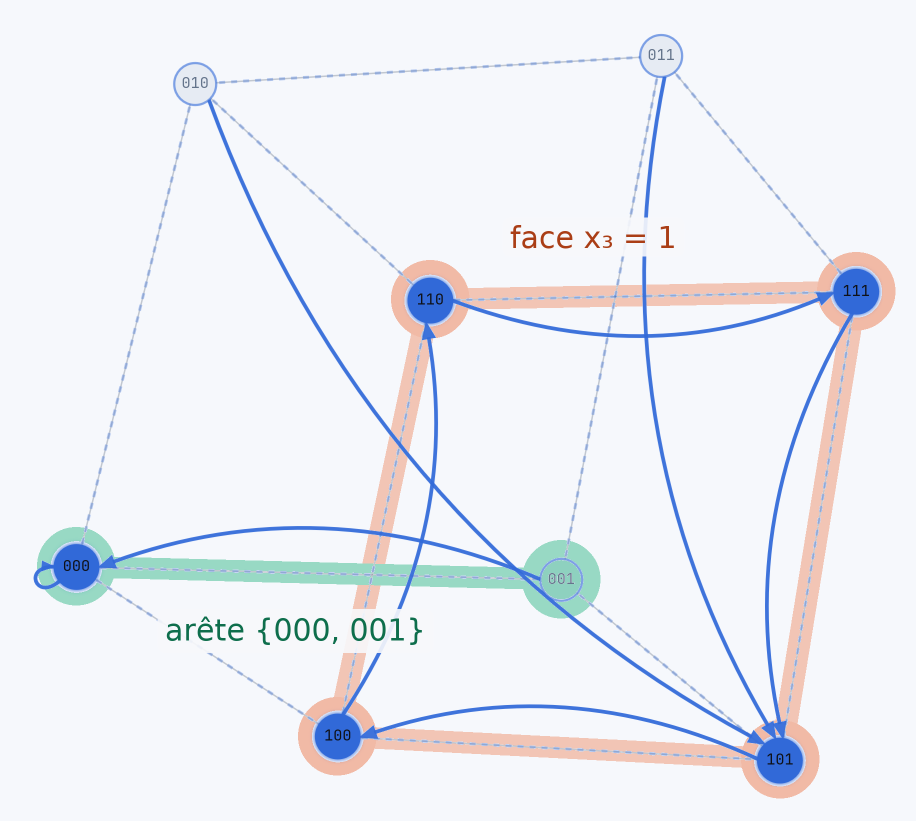
#> input picture Redaction/figures/3d_P4_PSBN_undercontrol_taggedtree_hypercube.png, 1832 x 1641 px, found by its file name (shown at 1/2 size)
$ python annoter_figures.py
#> lines starting #> are read from the running program, lines starting #| are printed output that depends on the picture; after the words box and inside, x2 and y2 are one past the last pixel; in counts of white or black regions, pixels touching at a corner belong together
#!/usr/bin/env python3
"""Annotations des figures P4, OL2a et OL2b (Redaction/figures/).

Les zones sont dessinées derrière le graphe : on teinte l'image, puis on recolle par-dessus les
pixels qui ne sont pas du fond, si bien que nœuds, arêtes et points restent intacts. Les
originaux non annotés sont gardés dans figures/non_annotees/ ; le script repart toujours d'eux.

Usage : python3 Redaction/passe_unifiee/annoter_figures.py
"""
import shutil
from pathlib import Path

from PIL import Image, ImageChops, ImageDraw, ImageFont

FIG = Path(__file__).resolve().parents[1] / "figures"
ORIG = FIG / "non_annotees"
POLICE = "/usr/share/fonts/truetype/dejavu/DejaVuSans.ttf"
ORANGE, VERT = (235, 104, 52), (27, 175, 122)
ORANGE_TEXTE, VERT_TEXTE = (170, 62, 22), (14, 110, 76)   # plus foncés, lisibles en texte


def original(nom):
    """Copie l'original la première fois, puis repart toujours de lui."""
    ORIG.mkdir(exist_ok=True)
    if not (ORIG / nom).exists():
        shutil.copy2(FIG / nom, ORIG / nom)
    return Image.open(ORIG / nom).convert("RGB")


def derriere(im, calque):
    """Compose le calque (RGBA) sous le dessin : le fond est teinté, le reste recollé."""
    fond = Image.new("RGB", im.size, im.getpixel((0, 0)))
    masque = ImageChops.difference(im, fond).convert("L").point(lambda v: 255 if v > 18 else 0)
    teinte = Image.alpha_composite(im.convert("RGBA"), calque).convert("RGB")
    teinte.paste(im, mask=masque)
    return teinte


def etiquette(d, xy, texte, couleur, taille, fond=(247, 248, 251)):
    """Texte posé sur un cartouche du fond de la figure, lisible par-dessus les arcs."""
    police = ImageFont.truetype(POLICE, taille)
    x0, y0, x1, y1 = d.textbbox(xy, texte, font=police)
    m = taille // 4
    d.rounded_rectangle([x0 - m, y0 - m, x1 + m, y1 + m], radius=m, fill=fond + (230,))
    d.text(xy, texte, font=police, fill=couleur + (255,))


def p4():
    nom = "3d_P4_PSBN_undercontrol_taggedtree_hypercube.png"
    im = original(nom)
#> in original, returned value is the input picture: PIL image 1832x1641 RGB; mean R, G, B 236.5, 239.1, 245
    # centres des sommets (pixels de l'image rognée, relevés sur la figure) ; rayon d'un sommet ~46
    s = {"000": (152, 1132), "001": (1122, 1158), "100": (674, 1472), "101": (1560, 1518),
         "110": (860, 598), "111": (1712, 582)}
    calque = Image.new("RGBA", im.size, (0, 0, 0, 0))
#> calque: PIL image 1832x1641 RGBA; every value is 0
    d = ImageDraw.Draw(calque)
    # Pas d'aplat : en projection, 001 tombe dans le quadrilatère de la face x3 = 1. On souligne
    # donc les arêtes du sous-cube et l'on cercle ses sommets.
    for a, b in [("100", "110"), ("110", "111"), ("111", "101"), ("101", "100")]:
        d.line([s[a], s[b]], fill=ORANGE + (90,), width=44)
    d.line([s["000"], s["001"]], fill=VERT + (110,), width=44)
    for sommets, c in [(("100", "110", "111", "101"), ORANGE), (("000", "001"), VERT)]:
        for k in sommets:
            x, y = s[k]
            d.ellipse([x - 78, y - 78, x + 78, y + 78], fill=c + (110,))
    im = derriere(im, calque)
#> in derriere, `fond = Image.new("RGB", im.size, im.getpixel((0, 0)))`:
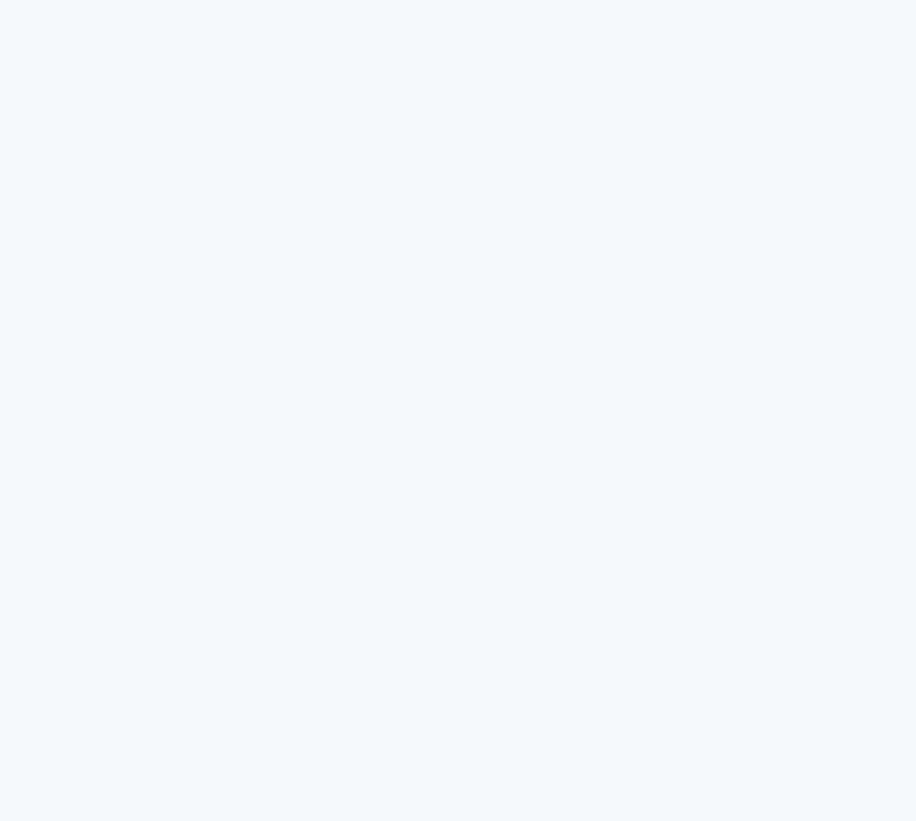
#> fond: PIL image 1832x1641 RGB (shown at 1/2 size); mean R, G, B 246, 248, 252
#> in derriere, `masque = ImageChops.difference(im, fond).convert("L").point(lambda v: ..`:
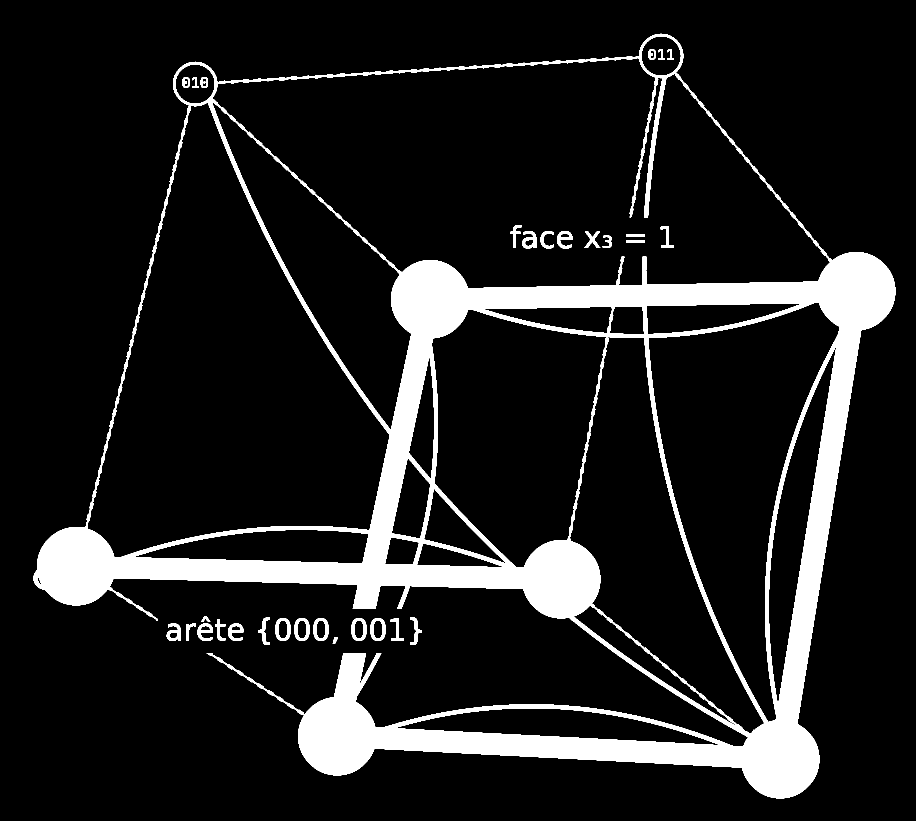
#> masque: PIL image 1832x1641 L (shown at 1/2 size); 12% white; 34 white regions (3 under 20 px), largest, box (x1, y1, x2, y2) and area: (67, 67, 1791, 1597) 349450, (703, 1236, 734, 1282) 675, (551, 1236, 582, 1282) 672
#> in derriere, `teinte = Image.alpha_composite(im.convert("RGBA"), calque).convert("RG..`:
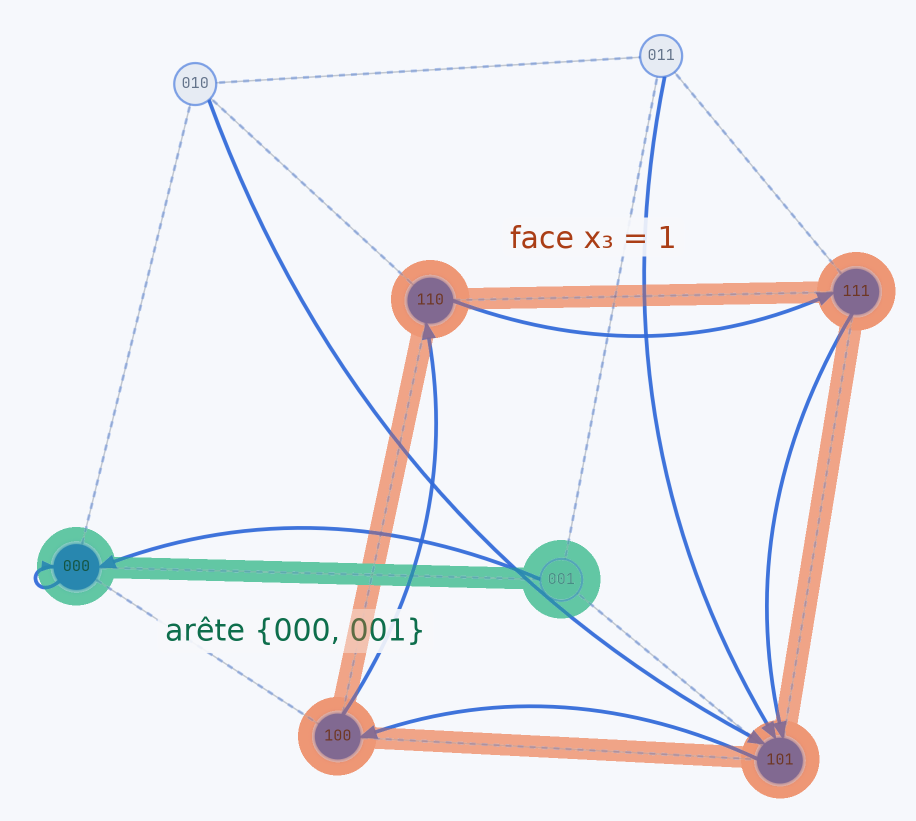
#> teinte: PIL image 1832x1641 RGB (shown at 1/2 size); mean R, G, B 236.2, 236.9, 240.6
    d = ImageDraw.Draw(im, "RGBA")
    etiquette(d, (1020, 440), "face x₃ = 1", ORANGE_TEXTE, 60)
    etiquette(d, (330, 1225), "arête {000, 001}", VERT_TEXTE, 60)
    im.save(FIG / nom)
    print("P4 annotée :", nom)


# --- Nuages de sbn_scatter (export ×3) : pad = 52 px d'écran, vue initiale = étendue des données.
ENCRE = (60, 60, 60)
CSV3 = Path(__file__).resolve().parent / "sortie" / "csv" / "3d_PSBN_undercontrol_taggedtree_output.csv.gz"


def dynamiques_plus_fines():
    """Une ligne par dynamique, avec son vecteur le plus fin et la dimension de sa plus grande
    hyper-face non décomposable (position du premier coefficient non nul)."""
    import pandas as pd
    t = pd.read_csv(CSV3, dtype={f"f_{j}": str for j in (1, 2, 3)})
    v = ["v_3", "v_2", "v_1", "v_0"]
    t["somme"] = t[v].sum(axis=1)
    t["vec"] = t[v].astype(str).agg(",".join, axis=1)
    fin = t.sort_values(["somme", "vec"], ascending=False).drop_duplicates(["f_1", "f_2", "f_3"])
    fin["dim"] = fin[v].apply(lambda r: 3 - next(i for i, x in enumerate(r) if x > 0), axis=1)
    return fin, t


# [65 lines left out: functions vers_pixels, enveloppe, couleurs_vecteurs, legende, not called in this run]


def ol2a():
    nom = "3d_OL2a_PSBN_undercontrol_taggedtree.png"
    im = original(nom)
#> call 2 of original, with nom = '3d_OL2a_PSBN_undercontrol_taggedtree.png'
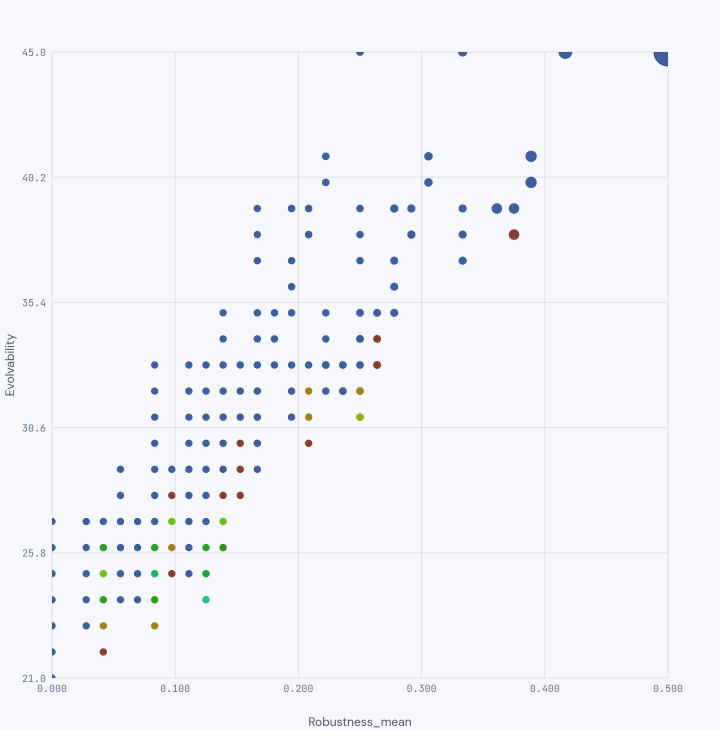
#> input picture Redaction/figures/non_annotees/3d_OL2a_PSBN_undercontrol_taggedtree.png, 2160 x 2190 px (shown at 1/3 size)
    fin, t = dynamiques_plus_fines()
    X, Y = vers_pixels(im, t.Robustness_mean.min(), t.Robustness_mean.max(), t.Evolvability.min(), t.Evolvability.max())
    couleurs = couleurs_vecteurs(im, t, X, Y, "Robustness_mean", "Evolvability")
    dec = fin[fin.dim < 3]
    rmax, emax = dec.Robustness_mean.max(), dec.Evolvability.max()
    d = ImageDraw.Draw(im, "RGBA")
    # rectangle pointillé : toutes les dynamiques décomposables sont dans [0, rmax] x [21, emax]
    coins = [(X(0), Y(emax)), (X(rmax), Y(emax)), (X(rmax), Y(t.Evolvability.min()))]
    for (xa, ya), (xb, yb) in zip(coins, coins[1:]):
        n = int(max(abs(xb - xa), abs(yb - ya)) // 40)
        for k in range(n):
            u0, u1 = k / n, min((k + 0.55) / n, 1)
            d.line([(xa + (xb - xa) * u0, ya + (yb - ya) * u0), (xa + (xb - xa) * u1, ya + (yb - ya) * u1)],
                   fill=ENCRE + (210,), width=6)
    texte = f"les {len(dec)} dynamiques décomposables : robustesse ≤ {rmax:.3f}, évolutivité ≤ {emax:g}"
    etiquette(d, (X(0.005), Y(emax) - 70), texte.replace("0.", "0,"), ENCRE, 38)
    im = legende(im, couleurs)
    im.save(FIG / nom)
    print("OL2a annotée :", nom, "| décomposables", len(dec), "| bornes", rmax, emax, "| couleurs", len(couleurs))


# [23 lines left out: function ol2b, not called in this run]


if __name__ == "__main__":
    p4()
#> (the run stopped early here; a loop or call above may not have finished)
